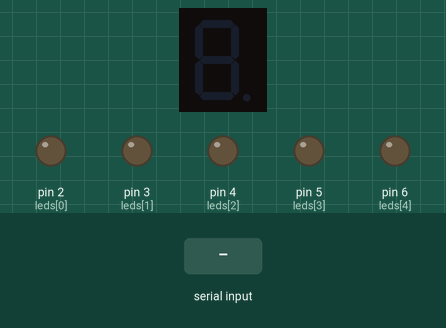
Recording of a sketch running on a simulated Arduino Uno, built with avr-gcc and run on an emulated ATmega328P. Parts: 1-digit seven-segment display, output pins drawn as LEDs (lit = HIGH). Wiring (inferred from the names in the program): 1-digit 7-segment display, segments lit when HIGH: segments pin 7, pin 8, pin 9, pin 10, pin 11, pin 12, pin 13. Inputs (shaded band) come from the test bench. The segment pins are drawn as the display they are named for; pins used as bus, display or sensor lines are not drawn.

Above: at 1.2 s.
1.3 s: "90,45\n" received over Serial
At 2.1 s:
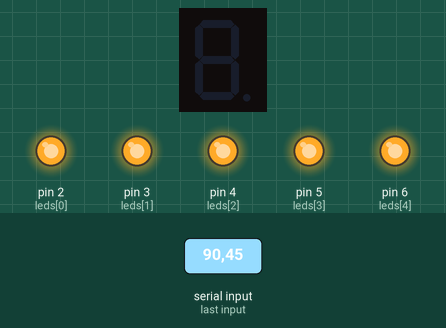
2.8 s: "5\n" received over Serial
At 3.1 s:
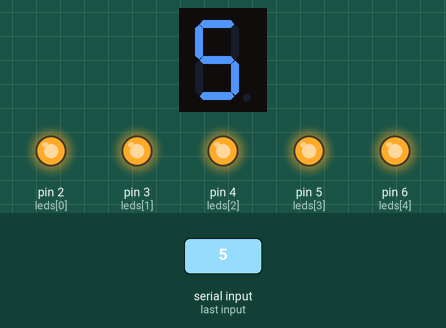
Timing chart, 0 to 5.8 s (numbered marks = the images above; inputs shaded):
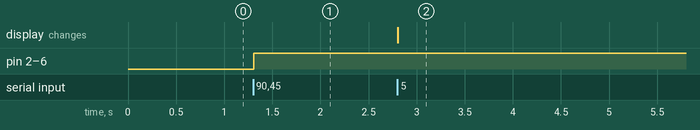

Measured:
- after the input at 1.3 s, pin 2 (leds[0]), pin 3 (leds[1]), pin 4 (leds[2]), pin 5 (leds[3]), pin 6 (leds[4]): LOW → HIGH at once
- after the input at 2.8 s, the display: changes at once (image 2)

The sketch:

Hand2LED.ino
```cpp
// 7-Segment pins (a-g) -> D7-D13
int segPins[] = {7, 8, 9, 10, 11, 12, 13};

// LED pins -> D2-D6
int leds[] = {2, 3, 4, 5, 6};

// 7-Segment pattern (common cathode)
int numbers[10][7] = {
  {1,1,1,1,1,1,0}, // 0
  {0,1,1,0,0,0,0}, // 1
  {1,1,0,1,1,0,1}, // 2
  {1,1,1,1,0,0,1}, // 3
  {0,1,1,0,0,1,1}, // 4
  {1,0,1,1,0,1,1}, // 5
  {1,0,1,1,1,1,1}, // 6
  {1,1,1,0,0,0,0}, // 7
  {1,1,1,1,1,1,1}, // 8
  {1,1,1,1,0,1,1}  // 9
};

void setup() {
  Serial.begin(9600);

  for (int i=0; i<7; i++) pinMode(segPins[i], OUTPUT);
  for (int i=0; i<5; i++) pinMode(leds[i], OUTPUT);
}

void showNumber(int num) {
  if (num < 0 || num > 9) return;
  for (int i=0; i<7; i++) {
    digitalWrite(segPins[i], numbers[num][i]);
  }
}

void loop() {
  if (Serial.available()) {
    int fingerCount = Serial.readStringUntil('\n').toInt();

    // แสดงเลขบน 7-Segment
    showNumber(fingerCount);

    // เปิด LED ตามจำนวน
    for (int i = 0; i < 5; i++) {
      if (i < fingerCount) digitalWrite(leds[i], HIGH);
      else digitalWrite(leds[i], LOW);
    }
  }
}
```
